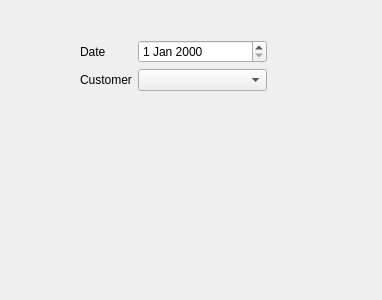
<?xml version="1.0" encoding="UTF-8"?>
<ui version="4.0">
 <class>JobDialog</class>
 <widget class="QDialog" name="JobDialog">
  <property name="geometry">
   <rect>
    <x>0</x>
    <y>0</y>
    <width>382</width>
    <height>300</height>
   </rect>
  </property>
  <property name="windowTitle">
   <string>Dialog</string>
  </property>
  <widget class="QWidget" name="formLayoutWidget">
   <property name="geometry">
    <rect>
     <x>80</x>
     <y>40</y>
     <width>187</width>
     <height>191</height>
    </rect>
   </property>
   <layout class="QFormLayout" name="formLayout">
    <item row="0" column="0">
     <widget class="QLabel" name="label_date">
      <property name="text">
       <string>Date</string>
      </property>
     </widget>
    </item>
    <item row="0" column="1">
     <widget class="QDateEdit" name="dateEdit_date"/>
    </item>
    <item row="1" column="0">
     <widget class="QLabel" name="label_customer">
      <property name="text">
       <string>Customer</string>
      </property>
     </widget>
    </item>
    <item row="1" column="1">
     <widget class="QComboBox" name="comboBox_customer"/>
    </item>
   </layout>
  </widget>
 </widget>
 <resources/>
 <connections/>
</ui>
